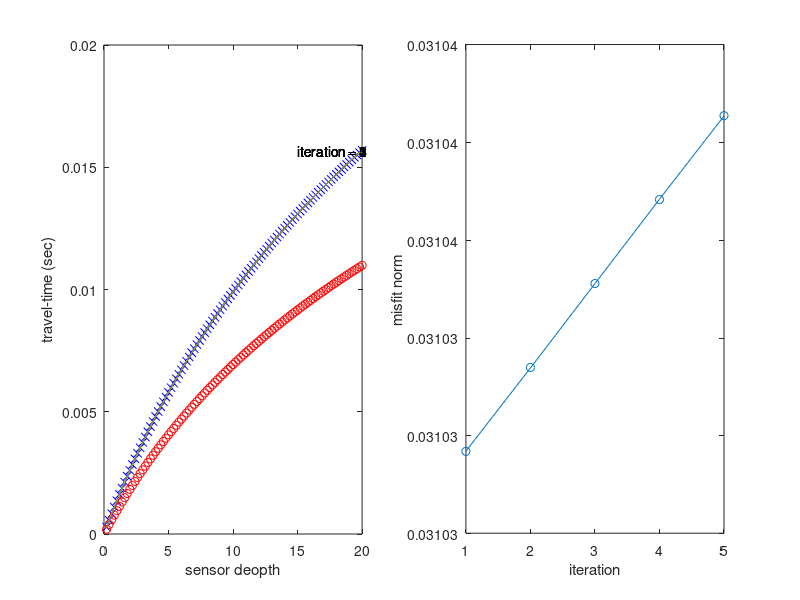
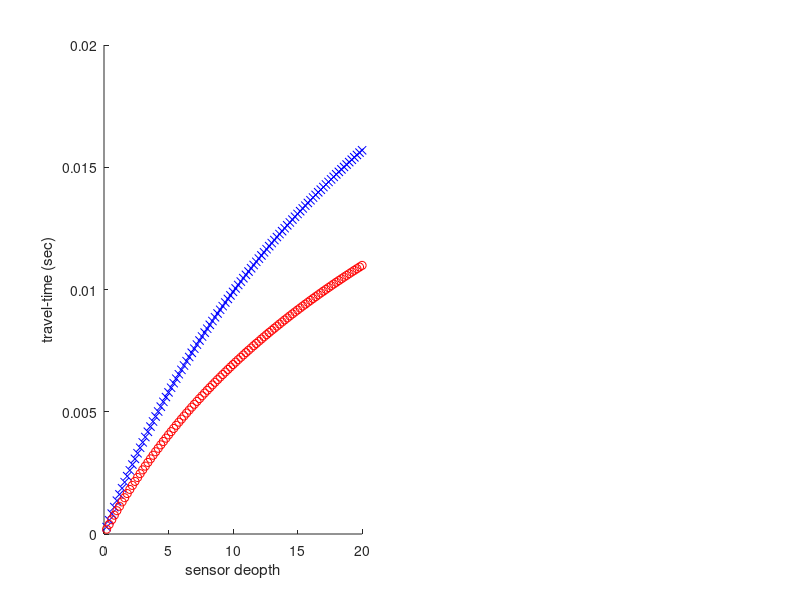

MATLAB code for these plots, in order: (Note: this script raises an error after producing the figures.)
% Vertical Seismic Profile Example
% Using non-linear approach
%
% Vipul Silwal
%
% For liner solution:
% Parameter Estimation and Inverse Problems
% Author: Aster, Brocher, and Thurber
% Third Edition (2019)
%
% Chapter 1
% Section 1.6: Question 3

clear all
close all

%==== Input Parameters =======
% Number of sensors (Unitless)
%N = 10;
N = 100;
%N = 1000;

% Depth of first and last sensor (in meters)
z_inital = 0;
z_final = 20;

% velocity gradient (v = v0 + kz)
k = 100;    % in m/s/m
v0 = 1000; % in m/s
%=============================

% discretizing the depth vector
z_points = linspace(z_inital,z_final,N+1);
sensor_depth = z_points(2:length(z_points));
sensor_depth = sensor_depth';

% sensor spacing in depth
dz = z_points(2) - z_points(1);

% creating mid-points for each layer
for i = 1:N
    z_mid(i) = z_points(i) + dz/2;
end

% making design matrix
G_base = tril(ones(N,N));
G = G_base * dz;

% making model_true space
% When our sensor spacing (and hence dz tends to 0) this should be close to
% the d_exact
m_true = 1./(v0 + k*z_mid);
m_true = m_true';

% calculating data_true
d_true = G * m_true;

%-----------------------
% g(m) non-linear forward model
% k - scaler; v0 - scaler; z - vector
gm = @(k,v0,z) (1/k)*(log(v0+k*z) - log(v0));

% Exact solution
d_exact = gm(k,v0,sensor_depth);

% Let observed be equal to exact model
d_obs = d_exact;
% Or add noise to it
std = .00005; % in seconds
error = (std)*randn(N,1);
d_obs = d_exact + error;

%-----------------------
% partial derivatives
% for model update using approximate Hessian
dgdk = @(k,v0,z) (-1)*(1/k^2)*(log(v0+k*z) - log(v0)) + (1/k)*(z./(k*z+v0));
dgdv0 = @(k,v0,z) (1/k)*(1./(v0+k*z) - (1/v0));

% Funcitons for second order partial derivative matrix
% for model update using true Hessian
% H(m) = hat(G)^T *hat(G) + sum_over_Ndata(g(m)-d)Ki
d2gdk2 = @(k,v0,z) (2/k^3)*(log(k*z+v0) - log(v0)) - (2/k^2)*(z./(k*z+v0)) - (1/k)*((z.^2)./((k*z+v0).^2));
d2gdv02 = @(k,v0,z) (-1/k)*(1/(k*z+v0).^2) + (1/k)*(1/v0.^2);
d2gdkdv0 = @(k,v0,z) (-1/k^2)*(1/k*z+v0) + (1/k^2)*(1/v0) - (1/k)*(z/(k*z+v0).^2);
d2gdv0dk = @(k,v0,z) (-1/k^2)*(1/k*z+v0) + (1/k^2)*(1/v0) - (1/k)*(z/(k*z+v0).^2); % same as d2Hdkdv0

%-----------------------
% Initial Guess
k_initial = 70;
v0_initial = 700;

% Initial synthetic data points
d_initial = gm(k_initial,v0_initial,sensor_depth);

% Check (and compare)
figure
subplot(1,2,1)
plot(sensor_depth,d_initial,'xb'); hold on
plot(sensor_depth,d_true,'or');
xlabel('sensor deopth')
ylabel('travel-time (sec)')
%-----------------------
% iteration block for 'approximate Hessian' non-linear case
n_iterataion = 5;

m1 = k_initial;
m2 = v0_initial;

for ii=1:n_iterataion
    % prepare partial derivative matrix (N X M)
    Gh(:,1) = dgdk(m1(ii),m2(ii),sensor_depth);
    Gh(:,2) = dgdv0(m1(ii),m2(ii),sensor_depth);
    
    % synthetic model
    d_ii = gm(m1(ii),m2(ii),sensor_depth);
    % data residual
    delta_d(:,ii) = d_obs - d_ii;
    d_residual(ii) = norm(delta_d(:,ii));
    
    % Generalized inverse
    % using approximate hessian (ignore second order partial derivate
    % matrix K
    dm(:,ii) = inv(G'*G)*G'*(d_obs - gm(m1(ii),m2(ii),sensor_depth));
    
    % update model
    m1(ii+1) = m1(ii) + dm(1,ii);
    m2(ii+1) = m2(ii) + dm(2,ii);
    plot(sensor_depth,d_ii)
    text(sensor_depth(end)-5,d_ii(end),sprintf('iteration = %d',ii))
end

% plot Residual with iteration
subplot(1,2,2)
plot(d_residual,'-o')
xlabel('iteration')
ylabel('misfit norm')

%---------------------------------
% iteration block for 'true Hessian' non-linear case
m1 = k_initial;
m2 = v0_initial;

figure; 
subplot(1,2,1)
hold on
plot(sensor_depth,d_initial,'xb'); hold on
plot(sensor_depth,d_true,'or');
xlabel('sensor deopth')
ylabel('travel-time (sec)')
for ii=1:n_iterataion
    % synthetic model
    d_ii = gm(m1(ii),m2(ii),sensor_depth);
    % data residual
    delta_d(:,ii) = d_obs - d_ii;
    d_residual(ii) = norm(delta_d(:,ii));
    
    % prepare partial derivative matrix (N X M)
    Gh(:,1) = dgdk(m1(ii),m2(ii),sensor_depth);
    Gh(:,2) = dgdv0(m1(ii),m2(ii),sensor_depth);
    
    % Using true hessian
    % First calculate Ki (second order partial derivative matrix)
    % Think of it as a 3D block of (M X M X N) dimension
    Ki(1,1,:) = d2gdk2(m1(ii),m2(ii),sensor_depth);
    Ki(1,2,:) = d2gdv02(m1(ii),m2(ii),sensor_depth);
    Ki(2,1,:) = d2gdkdv0(m1(ii),m2(ii),sensor_depth);
    Ki(2,2,:) = d2gdv0dk(m1(ii),m2(ii),sensor_depth);
    
    % Compute second order changes (ignored in approximate hessian)
    % Think each layer of K (M X M X N) is multiplied by data residual
    for jj=1:N
        K_temp(:,:,jj) = Ki(:,:,jj)*delta_d(jj,ii);
    end
    % Now sum all data layer 
    % sum_over_Ndata(g(m)-d)Ki
    sum_K = sum(K_temp,3);
    
    % Compute Hessian
    % H(m) = hat(G)^T *hat(G) + sum_over_Ndata(g(m)-d)Ki
    H = XXX;
    
    % Generalized inverse using true hessian 
    dm2(:,ii) =  XXX;
    
    % update model
    m1(ii+1) = m1(ii) + dm2(1,ii);
    m2(ii+1) = m2(ii) + dm2(2,ii);
    plot(sensor_depth,d_ii)
    text(sensor_depth(end)-5,d_ii(end),sprintf('iteration = %d',ii))
end

% plot Residual with iteration
subplot(1,2,2)
plot(d_residual,'-o')
xlabel('iteration')
ylabel('misfit norm')
%---------------------------------

% plot surface plot - (k,v0,misfit)
k_vec = [50:10:150];
v0_vec = [00:100:7000];
[K,V0] = meshgrid(k_vec,v0_vec);

for ii = 1:N
    for jj = 1:length(k_vec)
        for kk = 1:length(v0_vec)
           d_syn(kk,jj,ii) = gm(k_vec(jj),v0_vec(kk),sensor_depth(ii));
           d_res(kk,jj,ii) = norm(d_syn(kk,jj,ii) - d_obs(ii));
        end
    end
end
%Total residual for all combinations of k and v0
d_res_total = sum(d_res,3);
figure
imagesc(d_res_total)
